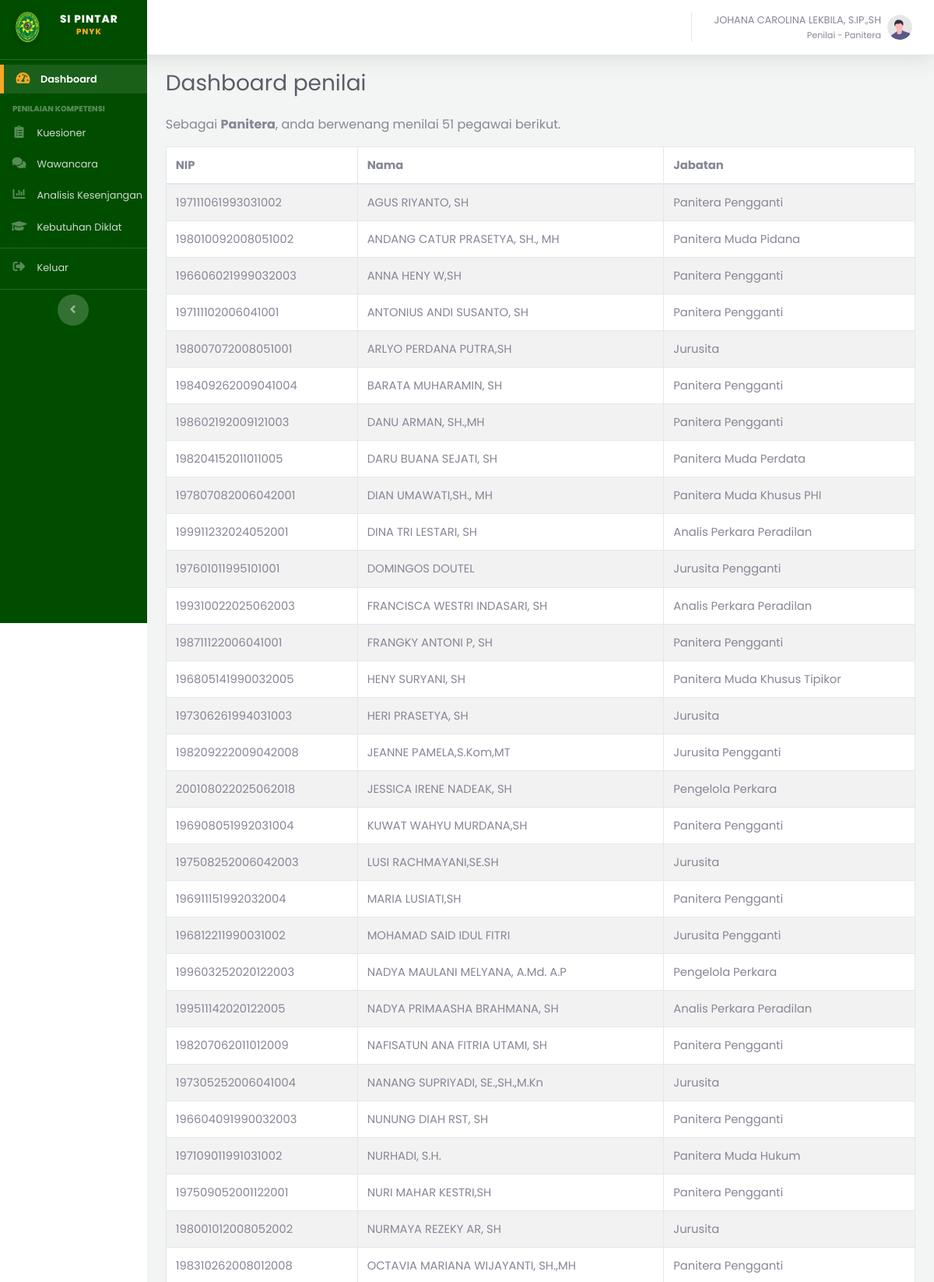
Screenshot of /penilai/dashboard.php (signed in, upper part) with the database file from the repository.
### tables this page shows
CREATE TABLE `pegawai` (
  `id_pegawai` int(10) UNSIGNED NOT NULL,
  `nip` varchar(30) NOT NULL,
  `nama_lengkap` varchar(150) NOT NULL,
  `id_jabatan` int(10) UNSIGNED NOT NULL,
  `status_aktif` enum('Aktif','Non-Aktif') NOT NULL DEFAULT 'Aktif',
  `dibuat_oleh` int(10) UNSIGNED DEFAULT NULL COMMENT 'users.id_user (role Admin) yang menginput data ini',
  `created_at` timestamp NOT NULL DEFAULT current_timestamp(),
  `updated_at` timestamp NOT NULL DEFAULT current_timestamp() ON UPDATE current_timestamp()
);

CREATE TABLE `jabatan` (
  `id_jabatan` int(10) UNSIGNED NOT NULL,
  `kode_jabatan` varchar(20) NOT NULL,
  `nama_jabatan` varchar(100) NOT NULL,
  `is_penilai` tinyint(1) NOT NULL DEFAULT 0 COMMENT '1 = jabatan ini berpotensi menjadi user Penilai',
  `created_at` timestamp NOT NULL DEFAULT current_timestamp()
);

### includes/auth.php (called while the page is built, shortened)
<?php
function currentUser(): array
{
    return [
        'id_user'      => $_SESSION['id_user'] ?? null,
        'nip'          => $_SESSION['nip'] ?? null,
        'role'         => $_SESSION['role'] ?? null,
        'id_pegawai'   => $_SESSION['id_pegawai'] ?? null,
        'nama'         => $_SESSION['nama'] ?? null,
        'id_jabatan'   => $_SESSION['id_jabatan'] ?? null,
        'nama_jabatan' => $_SESSION['nama_jabatan'] ?? null,
    ];
}
function getJabatanWewenang(PDO $pdo, int $idJabatanPenilai): array
{
    $stmt = $pdo->prepare(
        'SELECT id_jabatan_dinilai FROM wewenang_penilaian WHERE id_jabatan_penilai = ?'
    );
    $stmt->execute([$idJabatanPenilai]);
    return array_column($stmt->fetchAll(), 'id_jabatan_dinilai');
}

### penilai/dashboard.php (the view, shortened to what this page needs)
<?php
$pdo = Database::getConnection();
$user = currentUser();
$jabatanDinilai = getJabatanWewenang($pdo, (int) $user['id_jabatan']);
$pegawaiBinaan = [];
if ($jabatanDinilai) {
    $placeholders = implode(',', array_fill(0, count($jabatanDinilai), '?'));
    $stmt = $pdo->prepare(
        "SELECT p.id_pegawai, p.nip, p.nama_lengkap, j.nama_jabatan
         FROM pegawai p JOIN jabatan j ON p.id_jabatan = j.id_jabatan
         WHERE p.id_jabatan IN ($placeholders)
         ORDER BY p.nama_lengkap"
    );
    $stmt->execute($jabatanDinilai);
    $pegawaiBinaan = $stmt->fetchAll();
}
require_once __DIR__ . '/../includes/header.php';
?>
<p class="text-muted">Sebagai <strong><?= htmlspecialchars($user['nama_jabatan']) ?></strong>,
anda berwenang menilai <?= count($pegawaiBinaan) ?> pegawai berikut.</p>
<table class="table table-bordered table-striped bg-white">
<thead><tr><th>NIP</th><th>Nama</th><th>Jabatan</th></tr></thead>
<tbody>
<?php foreach ($pegawaiBinaan as $row): ?>
<tr>
  <td><?= htmlspecialchars($row['nip']) ?></td>
  <td><?= htmlspecialchars($row['nama_lengkap']) ?></td>
  <td><?= htmlspecialchars($row['nama_jabatan']) ?></td>
</tr>
<?php endforeach; ?>
</tbody>
</table>
<?php require_once __DIR__ . '/../includes/footer.php'; ?>

### assets/css/style.css (style rules this page uses)
:root { --pn-green: #006837; --pn-green-dark: #004d29; --pn-gold: #F9A825; }
body, #wrapper, h1, h2, h3, h4, h5, h6, p, span, a, div, table, input, button, select, textarea { font-family: 'Poppins', sans-serif !important; }
.table { font-size: .92rem; }

### rows the page displays
pegawai: nip "197111061993031002", nama_lengkap "AGUS RIYANTO, SH", id_jabatan.nama_jabatan "Panitera Pengganti"
pegawai: nip "198010092008051002", nama_lengkap "ANDANG CATUR PRASETYA, SH., MH", id_jabatan.nama_jabatan "Panitera Muda Pidana"
pegawai: nip "196606021999032003", nama_lengkap "ANNA HENY W,SH", id_jabatan.nama_jabatan "Panitera Pengganti"
pegawai: nip "197111102006041001", nama_lengkap "ANTONIUS ANDI SUSANTO, SH", id_jabatan.nama_jabatan "Panitera Pengganti"
pegawai: nip "198007072008051001", nama_lengkap "ARLYO PERDANA PUTRA,SH", id_jabatan.nama_jabatan "Jurusita"
pegawai: nip "198409262009041004", nama_lengkap "BARATA MUHARAMIN, SH", id_jabatan.nama_jabatan "Panitera Pengganti"
pegawai: nip "198602192009121003", nama_lengkap "DANU ARMAN, SH.,MH", id_jabatan.nama_jabatan "Panitera Pengganti"
pegawai: nip "198204152011011005", nama_lengkap "DARU BUANA SEJATI, SH", id_jabatan.nama_jabatan "Panitera Muda Perdata"
pegawai: nip "197807082006042001", nama_lengkap "DIAN UMAWATI,SH., MH", id_jabatan.nama_jabatan "Panitera Muda Khusus PHI"
pegawai: nip "199911232024052001", nama_lengkap "DINA TRI LESTARI, SH", id_jabatan.nama_jabatan "Analis Perkara Peradilan"
pegawai: nip "197601011995101001", nama_lengkap "DOMINGOS DOUTEL", id_jabatan.nama_jabatan "Jurusita Pengganti"
pegawai: nip "199310022025062003", nama_lengkap "FRANCISCA WESTRI INDASARI, SH", id_jabatan.nama_jabatan "Analis Perkara Peradilan"
pegawai: nip "198711122006041001", nama_lengkap "FRANGKY ANTONI P, SH", id_jabatan.nama_jabatan "Panitera Pengganti"
pegawai: nip "196805141990032005", nama_lengkap "HENY SURYANI, SH", id_jabatan.nama_jabatan "Panitera Muda Khusus Tipikor"
pegawai: nip "197306261994031003", nama_lengkap "HERI PRASETYA, SH", id_jabatan.nama_jabatan "Jurusita"
pegawai: nip "198209222009042008", nama_lengkap "JEANNE PAMELA,S.Kom,MT", id_jabatan.nama_jabatan "Jurusita Pengganti"
pegawai: nip "200108022025062018", nama_lengkap "JESSICA IRENE NADEAK, SH", id_jabatan.nama_jabatan "Pengelola Perkara"
pegawai: nip "196908051992031004", nama_lengkap "KUWAT WAHYU MURDANA,SH", id_jabatan.nama_jabatan "Panitera Pengganti"
pegawai: nip "197508252006042003", nama_lengkap "LUSI RACHMAYANI,SE.SH", id_jabatan.nama_jabatan "Jurusita"
pegawai: nip "196911151992032004", nama_lengkap "MARIA LUSIATI,SH", id_jabatan.nama_jabatan "Panitera Pengganti"
pegawai: nip "196812211990031002", nama_lengkap "MOHAMAD SAID IDUL FITRI", id_jabatan.nama_jabatan "Jurusita Pengganti"
pegawai: nip "199603252020122003", nama_lengkap "NADYA MAULANI MELYANA, A.Md. A.P", id_jabatan.nama_jabatan "Pengelola Perkara"
pegawai: nip "199511142020122005", nama_lengkap "NADYA PRIMAASHA BRAHMANA, SH", id_jabatan.nama_jabatan "Analis Perkara Peradilan"
pegawai: nip "198207062011012009", nama_lengkap "NAFISATUN ANA FITRIA UTAMI, SH", id_jabatan.nama_jabatan "Panitera Pengganti"
pegawai: nip "197305252006041004", nama_lengkap "NANANG SUPRIYADI, SE.,SH.,M.Kn", id_jabatan.nama_jabatan "Jurusita"
pegawai: nip "196604091990032003", nama_lengkap "NUNUNG DIAH RST, SH", id_jabatan.nama_jabatan "Panitera Pengganti"
pegawai: nip "197109011991031002", nama_lengkap "NURHADI, S.H.", id_jabatan.nama_jabatan "Panitera Muda Hukum"
pegawai: nip "197509052001122001", nama_lengkap "NURI MAHAR KESTRI,SH", id_jabatan.nama_jabatan "Panitera Pengganti"
pegawai: nip "198001012008052002", nama_lengkap "NURMAYA REZEKY AR, SH", id_jabatan.nama_jabatan "Jurusita"
pegawai: nip "198310262008012008", nama_lengkap "OCTAVIA MARIANA WIJAYANTI, SH.,MH", id_jabatan.nama_jabatan "Panitera Pengganti"

### other values shown
$user['nama'] "JOHANA CAROLINA LEKBILA, S.IP.,SH"
$user['role'] "Penilai"
$user['nama_jabatan'] "Panitera"
$pageTitle "Dashboard penilai"
count($pegawaiBinaan) "51"
